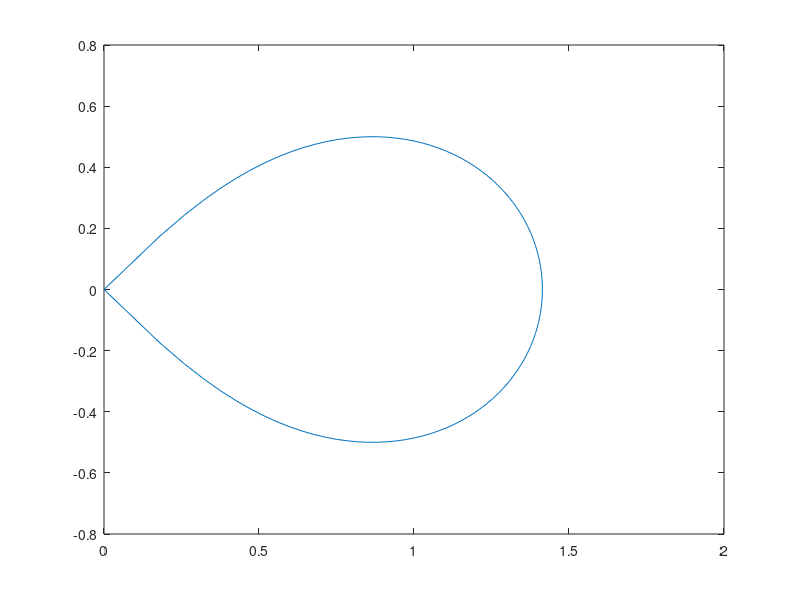

Here is the MATLAB script that generated this plot:

% Question1
V=230
f=50
R=500
L=650
w=2*pi*f
Z=R+j*w*L
phi=atan(w*L/R)
% equation
t=linspace(2,0.5,1000);
I=V/abs(Z).*(cos(w*t-phi)-exp(-t*R/L)*cos(phi))

plot(I)



% Question2

Phi=linspace(-pi/4,pi/4,100)

x=cos(Phi).*sqrt(2*cos(2*Phi))

y=sin(Phi).*sqrt(2*cos(2*Phi))

plot(x,y)
